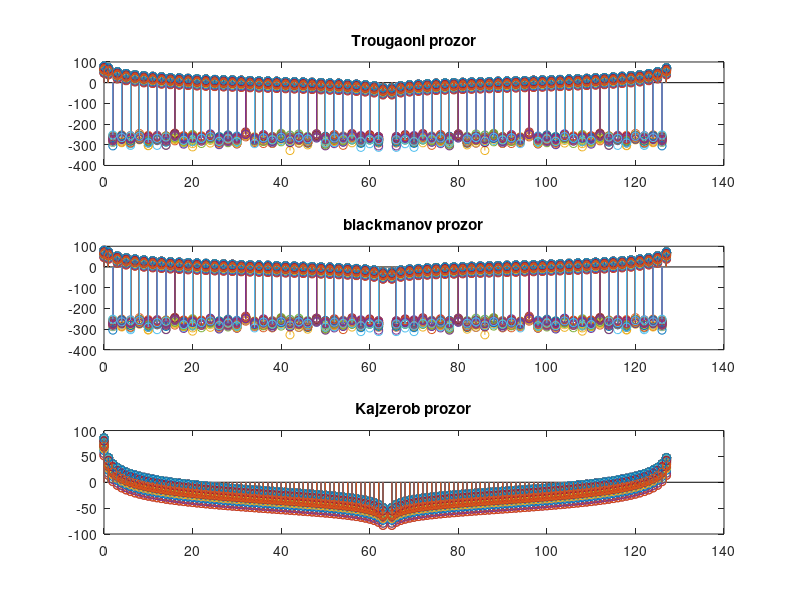
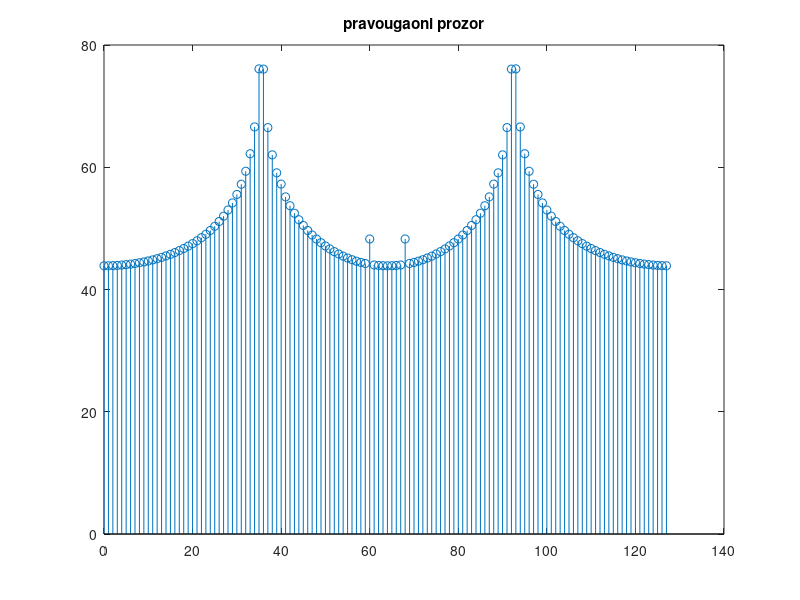

Write MATLAB code to recreate these figures, in order.
N=128;
n=0:N-1;

e=10000*cos(2*pi*(35.5/128)*n)+100*cos(2*pi*(40/128)*n)+100*cos(2*pi*(60/128)*n);

% triugaoni balkmanov kajzerov

w=triang(N);
et=e.*w;
Et=2*abs(fft(et))/N;
Et=20*log10(Et);
subplot(3,1,1),stem(n,Et),title('Trougaoni prozor');

w=blackman(N);
eb=e.*w;
Eb=2*abs(fft(eb))/N;
Eb=20*log10(Eb);
subplot(3,1,2),stem(n,Et),title('blackmanov prozor');

w=kaiser(N);
ek=e.*w;
Ek=2*abs(fft(ek))/N;
Ek=20*log10(Ek);
subplot(3,1,3),stem(n,Ek),title('Kajzerob prozor');

%pravougaoni prozor ??

Ep=2*abs(fft(e))/N;
Ep=20*log10(Ep);
figure;
stem(n,Ep),title('pravougaoni prozor');

